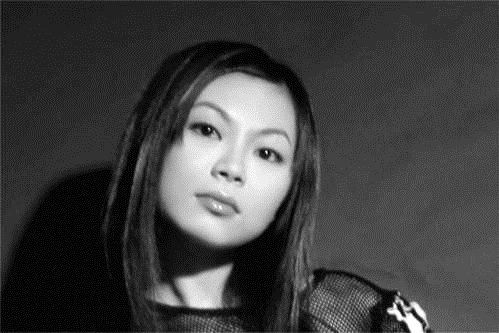
%> input picture digital image processing/3-图像的线性和非线性变换/image/beauty.jpg, 499 x 333 px
$ octave T1_GST.m   (GNU Octave 9; MATLAB toolbox functions it lacks are replaced by stand-ins)
%> lines starting %> are read from the running program, lines starting %| are printed output that depends on the picture
%线性变换
A = imread('D:\大三（下）专业课\数字图像处理\实验三\image\beauty.jpg');
%> A is the input picture: size 333x499x3 uint8; min 0, max 255, mean 64.5
A1 = rgb2gray(A);%彩色图像转为灰度图像
figure;
subplot(2,2,1);
imshow(A1);
title('原始图像');
figure;
a1=1;b1=0;
a2=1;b2=50;
a3=1.2;b3=0;
a4=0.6;b4=0;
A21=a1*A1+b1;
A22=a2*A1+b2;
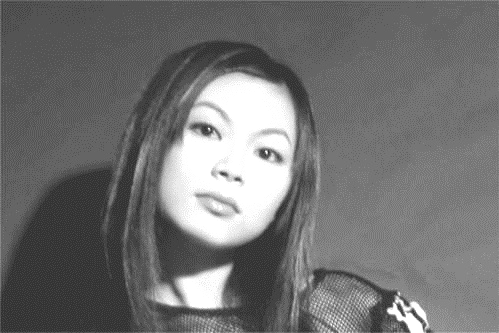
%> A22: size 333x499 uint8; min 50, max 255, mean 113.5
A23=a3*A1+b3;
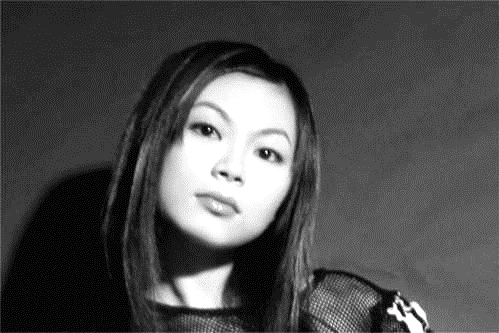
%> A23: size 333x499 uint8; min 0, max 255, mean 76.6
A24=a4*A1+b4;
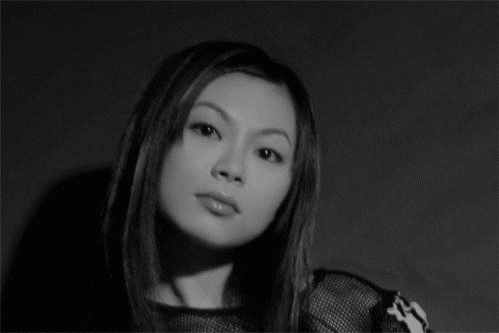
%> A24: size 333x499 uint8; min 0, max 153, mean 38.7

subplot(221),imshow(A21);
title('a1=1;b1=0;');
subplot(222),imshow(A22);
title('a2=1;b2=50;');
subplot(223),imshow(A23);
title('a3=1.2;b3=0;');
subplot(224),imshow(A24);
title('a4=0.6;b4=0;');

$ run again, with digital image processing/3-图像的线性和非线性变换/image/finger.bmp saved as digital image processing/3-图像的线性和非线性变换/image/beauty.jpg
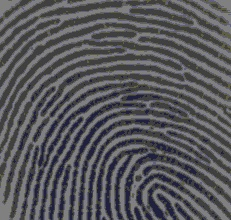
%> input picture digital image processing/3-图像的线性和非线性变换/image/finger.bmp, 231 x 220 px
%> A is the input picture: size 220x231x3 uint8; mean R, G, B 88, 88, 91.9
%> `A22=a2*A1+b2;`:
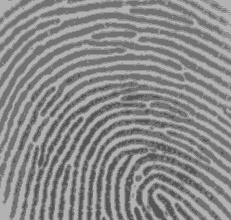
%> A22: size 220x231 uint8; min 78, max 186, mean 138.4
%> `A24=a4*A1+b4;`:
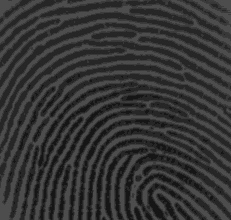
%> A24: size 220x231 uint8; min 17, max 82, mean 53
